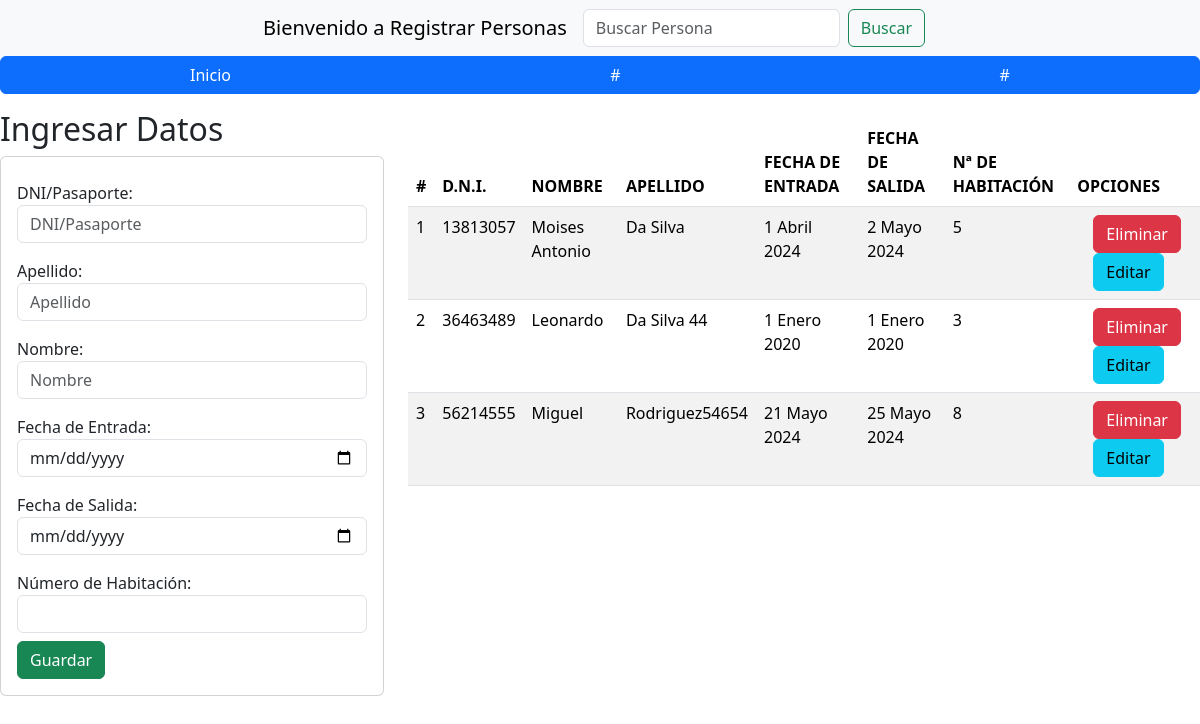
Before: / with the older database file.
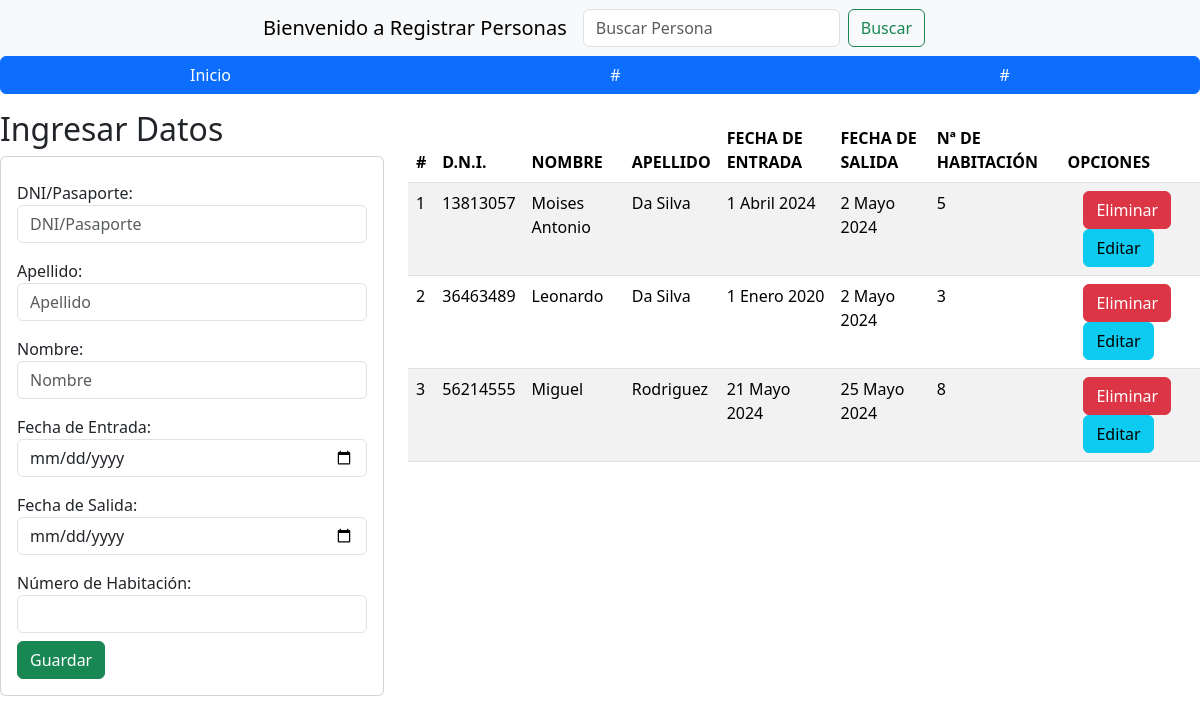
After: the same page with the newer database file.
### registrosABM/models.py (models this page shows, shortened)
class Persona(models.Model):
    nombre = models.CharField(max_length=50)
    apellido = models.CharField(max_length=8)
    dni_pasaporte = models.CharField(max_length=20)
    fecha_entrada = models.DateField(null=True, blank=True)
    fecha_salida = models.DateField(null=True, blank=True)
    numero_habitacion = models.PositiveIntegerField(null=True, blank=True)

### registrosABM/views.py (the view)
# urls.py: 2. Add a URL to urlpatterns:  path('', views.home, name='home')
def home(request):
    registrosListados = Persona.objects.all()
    return render(request, "registrosListados.html", {"registros": registrosListados})

### registrosABM/templates/registrosListados.html (shortened to what this page needs)
{% extends "./base.html" %}
{% block body %}
<div class="row">
    <div class="col-sm-12 col-md-6 col-lg-4 col-xl-4">
        <h2>Ingresar Datos</h2>
        <div class="class card">
            <div class="card-body">
                <form action="/registrarPersona/" method="POST" id="registrarPersonaForm">
                    <div class="form-group py-2">
                        <label for="dni">DNI/Pasaporte:</label>
                        <input type="text" id="dni_pasaporte" name="dni_pasaporte" class="form-control" placeholder="DNI/Pasaporte" minlength="7" maxlength="8" required>
                    </div>
                    <div class="form-group py-2">
                        <label for="apellido">Apellido:</label>
                        <input type="text" id="apellido" name="apellido" class="form-control" placeholder="Apellido" maxlength="50" required>
                    </div>
                    <div class="form-group py-2">
                        <label for="nombre">Nombre:</label>
                        <input type="text" id="nombre" name="nombre" class="form-control" placeholder="Nombre" maxlength="50" required>
                    </div>
                    <div class="form-group py-2">
                        <label for="fecha_entrada">Fecha de Entrada:</label>
                        <input type="date" id="fecha_entrada" name="fecha_entrada" class="form-control" required>
                    </div>
                    <div class="form-group py-2">
                        <label for="fecha_salida">Fecha de Salida:</label>
                        <input type="date" id="fecha_salida" name="fecha_salida" class="form-control" required>
                    </div>
                    <div class="form-group py-2">
                        <label for="numero_habitacion">Número de Habitación:</label>
                        <input type="number" id="numero_habitacion" name="numero_habitacion" class="form-control" min="1" max="15" required>
                    </div>
                    <button type="submit" class="btn btn-success">Guardar</button>
                </form>
            </div>
        </div>
    </div>
    <div class="col-sm-12 col-md-6 col-lg-8 col-xl-8">
        <div class="class table-responsive py-2">
            <table class="table table-striped">
                <thead>
                    <tr>
                        <th>#</th>
                        <th>D.N.I.</th>
                        <th>NOMBRE</th>
                        <th>APELLIDO</th>
                        <th>FECHA DE ENTRADA</th>
                        <th id="fecha_salida">FECHA DE SALIDA</th>
                        <th>Nª DE HABITACIÓN</th>
                        <th colspan="2">OPCIONES</th>
                    </tr>
                </thead>
                <tbody>
                    {% for registro in registros %}
                    <tr>
                        <td>{{forloop.counter}}</td>
                        <td>{{registro.dni_pasaporte}}</td>
                        <td>{{registro.nombre}}</td>
                        <td>{{registro.apellido}}</td>
                        <td>{{registro.fecha_entrada}}</td>
                        <td>{{registro.fecha_salida}}</td>
                        <td>{{registro.numero_habitacion}}</td>
                        <td><td><a href="javascript:void(0);" onclick="confirmDelete('{{registro.dni_pasaporte}}')" class="btn btn-danger">Eliminar</a>
                            <a href="edicionPersona/{{registro.dni_pasaporte}}" class="btn btn-info">Editar</a>
                        </td>
                    </tr>
                    {% endfor %}
                </tbody>
            </table>
        </div>
    </div>
</div>
{% endblock body %}

Changed rows visible on the page:
changed Persona "Leonardo": apellido "Da Silva 44" → "Da Silva"; fecha_salida "1 Enero 2020" → "2 Mayo 2024"
changed Persona "Miguel": apellido "Rodriguez54654" → "Rodriguez"
